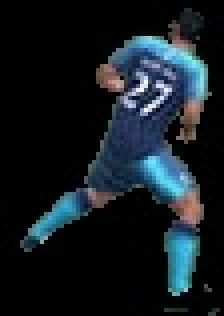
%> input picture YOLO_Players/10.jpeg, 56 x 79 px (shown 4 times larger); its folder holds 4 pictures in this run
$ octave TeamSelection.m   (GNU Octave 9; MATLAB toolbox functions it lacks are replaced by stand-ins)
%> lines starting %> are read from the running program, lines starting %| are printed output that depends on the picture
inPath = 'YOLO_Players/';
imgData = dir([inPath '*.jpeg']);

team = [];
for i=1:numel(imgData)
    A = uint8(imread(strcat(inPath,imgData(i).name)));
%> A is the input picture: size 79x56x3 uint8; mean R, G, B 20.1, 28.8, 34.4
    for j=1:size(A,1)
        for k=1:size(A,2)
            if(A(j,k,1) == 0 || A(j,k,2) == 0 || A(j,k,3) == 0)
                A(j,k,1) = 255;
                A(j,k,2) = 255;
                A(j,k,3) = 255;
            end
        end
    end
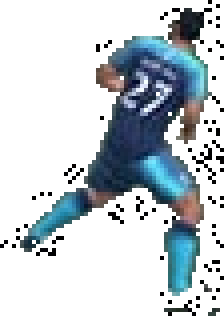
%> A: size 79x56x3 uint8 (shown 4 times larger); mean R, G, B 194.5, 203.1, 208.7
    redChannel = A(:,:,1);
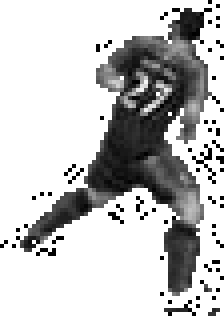
%> redChannel: size 79x56 uint8 (shown 4 times larger); min 1, max 255, mean 194.5
    greenChannel = A(:,:,2);
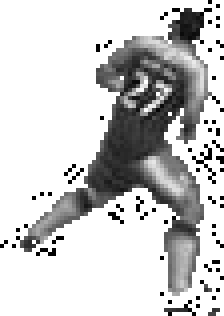
%> greenChannel: size 79x56 uint8 (shown 4 times larger); min 1, max 255, mean 203.1
    blueChannel = A(:,:,3);
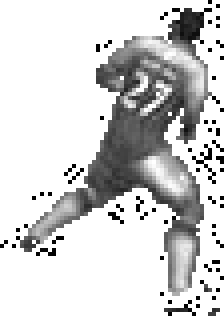
%> blueChannel: size 79x56 uint8 (shown 4 times larger); min 1, max 255, mean 208.7
    a = mean(redChannel(redChannel < 255),"all");
%> a = 62.82
    b = mean(greenChannel(greenChannel < 255),"all");
%> b = 89.69
    c = mean(blueChannel(blueChannel < 255),"all");
%> c = 106.9
    temp = [a b c];
%> temp = [62.82 89.69 106.9]
    team = [team; temp];
%> team = [62.82 89.69 106.9]
end
%> pass 2 of the loop `for i=1:numel(imgData)`:
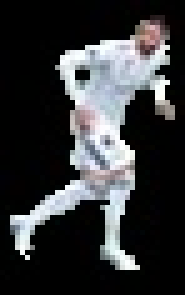
%> input picture YOLO_Players/11.jpeg, 37 x 59 px (shown 5 times larger)
%> A is the input picture: size 59x37x3 uint8; mean R, G, B 53.4, 54.7, 56.5
%> after the loop `for j=1:size(A,1)`:
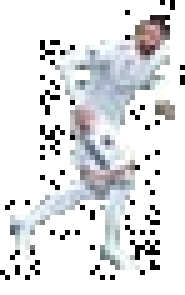
%> A: size 59x37x3 uint8 (shown 5 times larger); mean R, G, B 223.3, 224.5, 226.2
%> redChannel: size 59x37 uint8
%> greenChannel: size 59x37 uint8
%> `blueChannel = A(:,:,3);`:
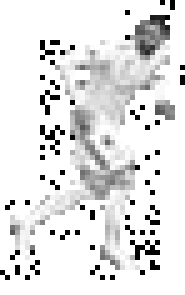
%> blueChannel: size 59x37 uint8 (shown 5 times larger); min 1, max 255, mean 226.2
%> a = 159.4
%> b = 161.1
%> c = 164.8
%> temp = [159.4 161.1 164.8]
%> team = [62.82 89.69 106.9; 159.4 161.1 164.8]
[centers,U] = fcm(team,2,[NaN NaN NaN false]);
maxU = max(U);
index1 = find(U(1,:) == maxU);
index2 = find(U(2,:) == maxU);

result = zeros(size(team,1),1);
for i=1:size(index1,2)
    index = index1(1,i);
    result(index,1) = 1;
end
for i=1:size(index2,2)
    index = index2(1,i);
    result(index,1) = 2;
end
finale = [];
for i=1:size(result,1)
    alpha = [string(imgData(i).name) result(i,1)];
    finale = [finale; alpha];
end
f = finale(:,2);
fi = ones(size(f));
for i =1:size(f)
    fi(i) = str2num(f(i));
end
csvwrite("CSV\teams.csv",fi);
% [6 lines of commented-out code are left out]
